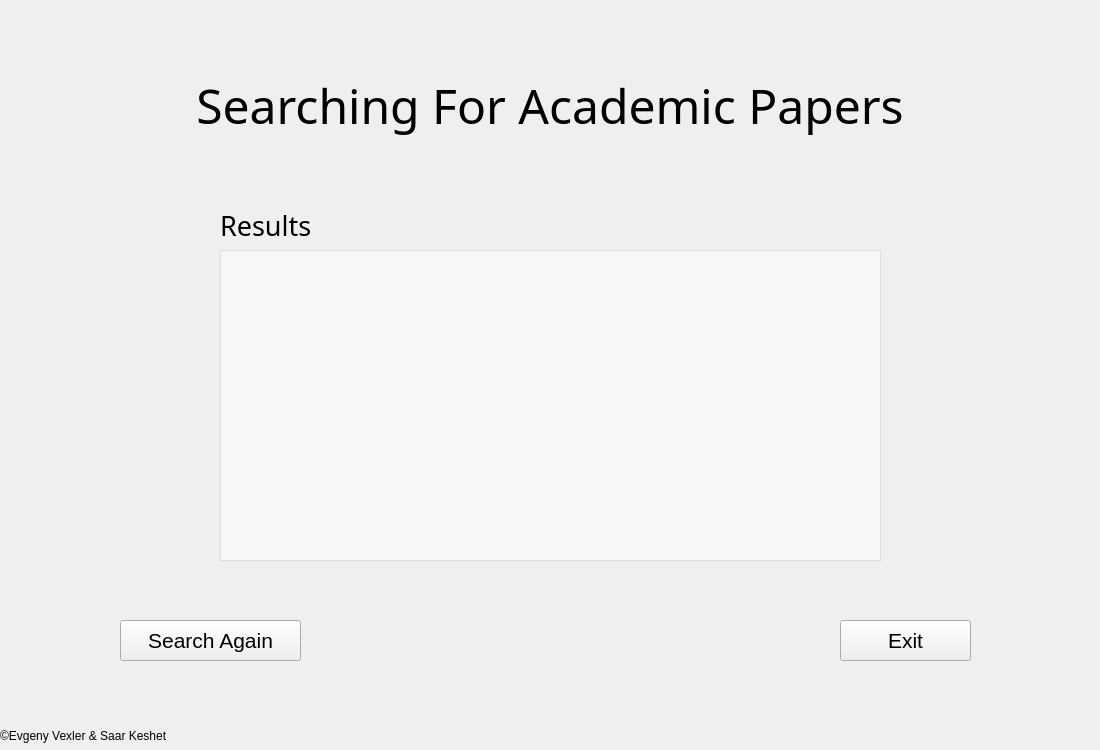
<?xml version="1.0" encoding="UTF-8"?>
<ui version="4.0">
 <class>MainWindow</class>
 <widget class="QMainWindow" name="MainWindow">
  <property name="geometry">
   <rect>
    <x>0</x>
    <y>0</y>
    <width>1100</width>
    <height>750</height>
   </rect>
  </property>
  <property name="minimumSize">
   <size>
    <width>1100</width>
    <height>750</height>
   </size>
  </property>
  <property name="maximumSize">
   <size>
    <width>1100</width>
    <height>750</height>
   </size>
  </property>
  <property name="windowTitle">
   <string>MainWindow</string>
  </property>
  <widget class="QWidget" name="centralwidget">
   <widget class="QPushButton" name="exitButtonPage2">
    <property name="geometry">
     <rect>
      <x>1220</x>
      <y>760</y>
      <width>131</width>
      <height>41</height>
     </rect>
    </property>
    <property name="font">
     <font>
      <family>Arial</family>
      <pointsize>18</pointsize>
      <weight>50</weight>
      <bold>false</bold>
     </font>
    </property>
    <property name="text">
     <string>Exit</string>
    </property>
   </widget>
   <widget class="QPushButton" name="searchButtonPage2">
    <property name="geometry">
     <rect>
      <x>500</x>
      <y>760</y>
      <width>131</width>
      <height>41</height>
     </rect>
    </property>
    <property name="font">
     <font>
      <family>Arial</family>
      <pointsize>18</pointsize>
      <weight>50</weight>
      <bold>false</bold>
     </font>
    </property>
    <property name="text">
     <string>Search</string>
    </property>
   </widget>
   <widget class="QLabel" name="searchLabel">
    <property name="geometry">
     <rect>
      <x>220</x>
      <y>210</y>
      <width>91</width>
      <height>31</height>
     </rect>
    </property>
    <property name="font">
     <font>
      <family>Narkisim</family>
      <pointsize>20</pointsize>
     </font>
    </property>
    <property name="text">
     <string>Results:</string>
    </property>
   </widget>
   <widget class="QLabel" name="backgroundLabel">
    <property name="geometry">
     <rect>
      <x>0</x>
      <y>0</y>
      <width>1100</width>
      <height>750</height>
     </rect>
    </property>
    <property name="text">
     <string/>
    </property>
   </widget>
   <widget class="QLabel" name="label_2">
    <property name="geometry">
     <rect>
      <x>0</x>
      <y>60</y>
      <width>1100</width>
      <height>90</height>
     </rect>
    </property>
    <property name="font">
     <font>
      <family>MV Boli</family>
      <pointsize>36</pointsize>
      <weight>50</weight>
      <bold>false</bold>
     </font>
    </property>
    <property name="text">
     <string>Searching For Academic Papers</string>
    </property>
    <property name="alignment">
     <set>Qt::AlignCenter</set>
    </property>
   </widget>
   <widget class="QTextEdit" name="textEditPage3">
    <property name="enabled">
     <bool>true</bool>
    </property>
    <property name="geometry">
     <rect>
      <x>220</x>
      <y>250</y>
      <width>661</width>
      <height>311</height>
     </rect>
    </property>
    <property name="styleSheet">
     <string notr="true">background-color: rgba(255, 255, 255, 0.5);
color: blue;
font: 75 16pt &quot;Arial&quot;;</string>
    </property>
    <property name="readOnly">
     <bool>true</bool>
    </property>
    <property name="html">
     <string>&lt;!DOCTYPE HTML PUBLIC &quot;-//W3C//DTD HTML 4.0//EN&quot; &quot;http://www.w3.org/TR/REC-html40/strict.dtd&quot;&gt;
&lt;html&gt;&lt;head&gt;&lt;meta name=&quot;qrichtext&quot; content=&quot;1&quot; /&gt;&lt;style type=&quot;text/css&quot;&gt;
p, li { white-space: pre-wrap; }
&lt;/style&gt;&lt;/head&gt;&lt;body style=&quot; font-family:'Arial'; font-size:16pt; font-weight:72; font-style:normal;&quot;&gt;
&lt;p style=&quot;-qt-paragraph-type:empty; margin-top:0px; margin-bottom:0px; margin-left:0px; margin-right:0px; -qt-block-indent:0; text-indent:0px; font-family:'MS Shell Dlg 2'; font-size:7.8pt; font-weight:400;&quot;&gt;&lt;br /&gt;&lt;/p&gt;&lt;/body&gt;&lt;/html&gt;</string>
    </property>
   </widget>
   <widget class="QPushButton" name="exitButtonPage3">
    <property name="geometry">
     <rect>
      <x>840</x>
      <y>620</y>
      <width>131</width>
      <height>41</height>
     </rect>
    </property>
    <property name="font">
     <font>
      <family>Arial</family>
      <pointsize>16</pointsize>
      <weight>50</weight>
      <bold>false</bold>
     </font>
    </property>
    <property name="text">
     <string>Exit</string>
    </property>
   </widget>
   <widget class="QPushButton" name="searchButtonPage3">
    <property name="geometry">
     <rect>
      <x>120</x>
      <y>620</y>
      <width>181</width>
      <height>41</height>
     </rect>
    </property>
    <property name="font">
     <font>
      <family>Arial</family>
      <pointsize>16</pointsize>
      <weight>50</weight>
      <bold>false</bold>
     </font>
    </property>
    <property name="text">
     <string>Search Again</string>
    </property>
   </widget>
   <widget class="QLabel" name="label_3">
    <property name="geometry">
     <rect>
      <x>0</x>
      <y>725</y>
      <width>431</width>
      <height>21</height>
     </rect>
    </property>
    <property name="font">
     <font>
      <pointsize>9</pointsize>
     </font>
    </property>
    <property name="text">
     <string>©️Evgeny Vexler &amp; Saar Keshet</string>
    </property>
   </widget>
   <zorder>backgroundLabel</zorder>
   <zorder>exitButtonPage2</zorder>
   <zorder>searchButtonPage2</zorder>
   <zorder>searchLabel</zorder>
   <zorder>label_2</zorder>
   <zorder>textEditPage3</zorder>
   <zorder>exitButtonPage3</zorder>
   <zorder>searchButtonPage3</zorder>
   <zorder>label_3</zorder>
  </widget>
 </widget>
 <resources/>
 <connections/>
</ui>
